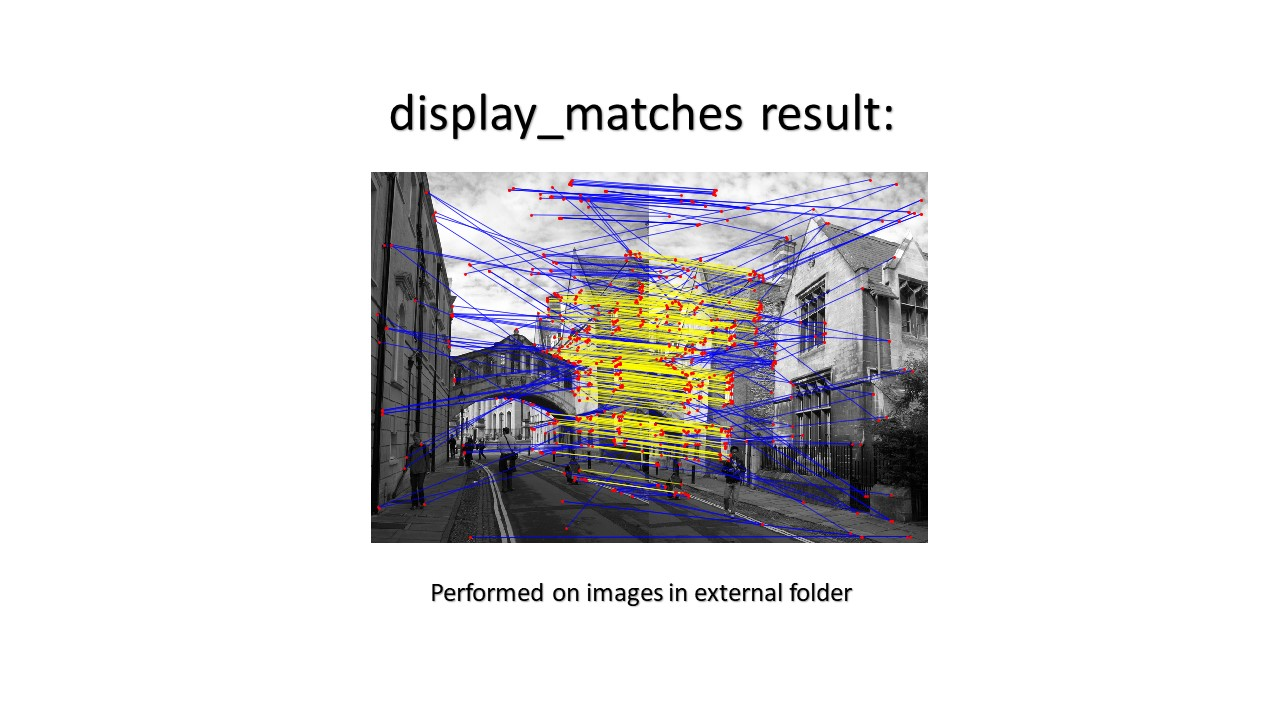
#> input picture display_matches.jpg, 1280 x 720 px; its folder holds only this picture in this run
$ python -i sol4.py   (imports and definitions only)   (older library calls are emulated)
#> lines starting #> are read from the running program, lines starting #| are printed output that depends on the picture; after the words box and inside, x2 and y2 are one past the last pixel; in counts of white or black regions, pixels touching at a corner belong together
### sol4_utils.py
from scipy.signal import convolve2d
import numpy as np
from imageio import imread
from skimage.color import rgb2gray
from scipy import signal
from scipy.ndimage.filters import convolve

GRAYSCALE_REP = 1
RGB_REP = 2
LAST_BIN = 255


# [105 lines left out: functions read_image, int2float, float2int, generate_filter_vec, reduce, build_gaussian_pyramid, not called in this run]


def gaussian_kernel(kernel_size):
    conv_kernel = np.array([1, 1], dtype=np.float64)[:, None]
    conv_kernel = convolve2d(conv_kernel, conv_kernel.T)
    kernel = np.array([1], dtype=np.float64)[:, None]
    for i in range(kernel_size - 1):
        kernel = convolve2d(kernel, conv_kernel, 'full')
    return kernel / kernel.sum()


def blur_spatial(img, kernel_size):
    kernel = gaussian_kernel(kernel_size)
    blur_img = np.zeros_like(img)
    if len(img.shape) == 2:
        blur_img = convolve2d(img, kernel, 'same', 'symm')
    else:
        for i in range(3):
            blur_img[..., i] = convolve2d(img[..., i], kernel, 'same', 'symm')
    return blur_img

### sol4.py
import numpy as np
import os
import matplotlib.pyplot as plt

from scipy.ndimage.filters import convolve
from scipy.ndimage.morphology import generate_binary_structure
from scipy.ndimage.filters import maximum_filter
from scipy.ndimage import label, center_of_mass, map_coordinates
import shutil
from imageio import imwrite

import sol4_utils


def harris_corner_detector(im):
    """
    Detects harris corners.
    Make sure the returned coordinates are x major!!!
    :param im: A 2D array representing an image.
    :return: An array with shape (N,2), where ret[i,:] are the [x,y] coordinates of the ith corner points.
    """

    con_der_vec = np.array([1, 0, -1]).reshape((1, 3))
    I_x = convolve(im, con_der_vec)
    I_y = convolve(im, con_der_vec.T)
    I_x_2 = sol4_utils.blur_spatial(I_x * I_x, 3)
    I_y_2 = sol4_utils.blur_spatial(I_y * I_y, 3)
    I_x_y = sol4_utils.blur_spatial(I_x * I_y, 3)
#> call 3 of blur_spatial, with kernel_size = 3
#> in blur_spatial (call 3), `blur_img = convolve2d(img, kernel, 'same', 'symm')`:
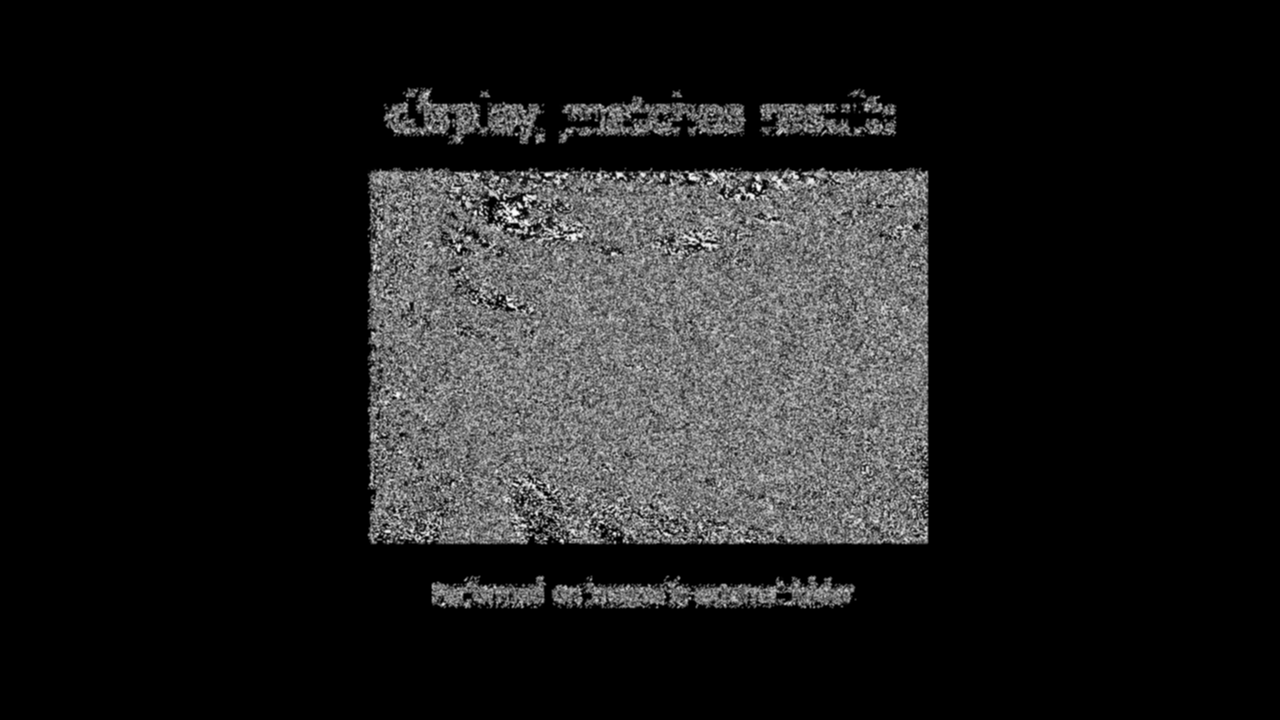
#> blur_img: shape (720, 1280) float64; min 0, max 254.9, mean 29.2
    R_mat = I_x_2 * I_y_2 - I_x_y * I_x_y - 0.04 * np.power(I_x_2 + I_y_2, 2)
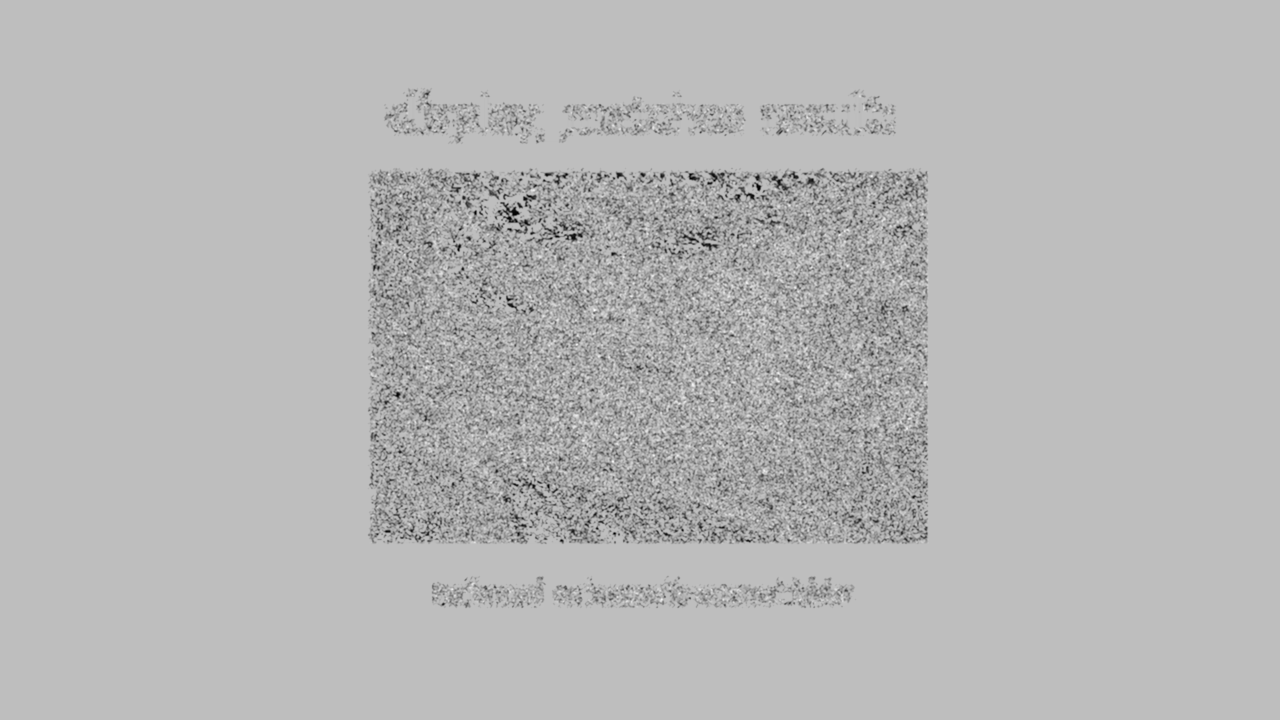
#> R_mat: shape (720, 1280) float64; min -64960.1, max 21826.5, mean -2507.9; drawn with min black and max white
    R_mat = non_maximum_suppression(R_mat)
    return np.argwhere(R_mat.T)


# [303 lines left out: functions sample_descriptor, find_features, match_features, apply_homography, ransac_homography, display_matches and 6 more, not called in this run]


def non_maximum_suppression(image):
  """
  Finds local maximas of an image.
  :param image: A 2D array representing an image.
  :return: A boolean array with the same shape as the input image, where True indicates local maximum.
  """
  # Find local maximas.
  neighborhood = generate_binary_structure(2,2)
  local_max = maximum_filter(image, footprint=neighborhood)==image
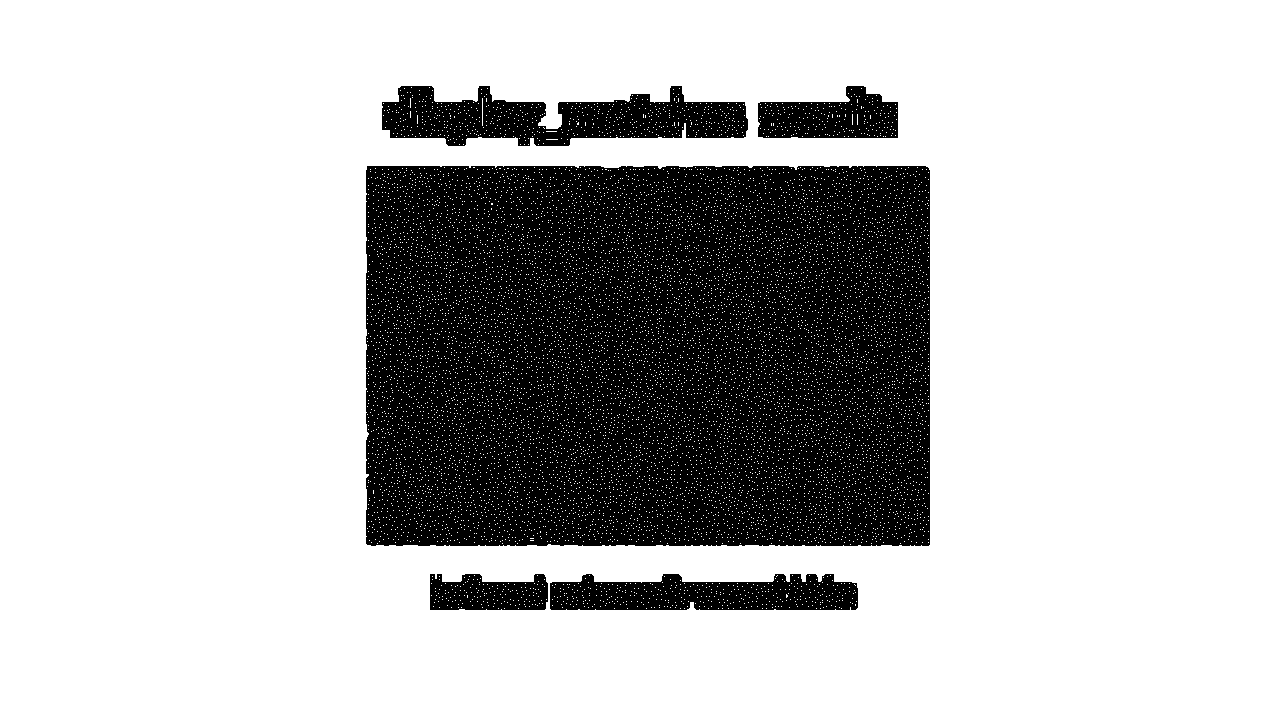
#> local_max: shape (720, 1280) bool; 74.6% white; 5 black regions, box (x1, y1, x2, y2) and area: (366, 166, 930, 546) 203348, (382, 86, 748, 146) 13581, (550, 574, 858, 610) 8758, (758, 86, 898, 138) 5172, (430, 574, 548, 610) 3446
  local_max[image<(image.max()*0.1)] = False
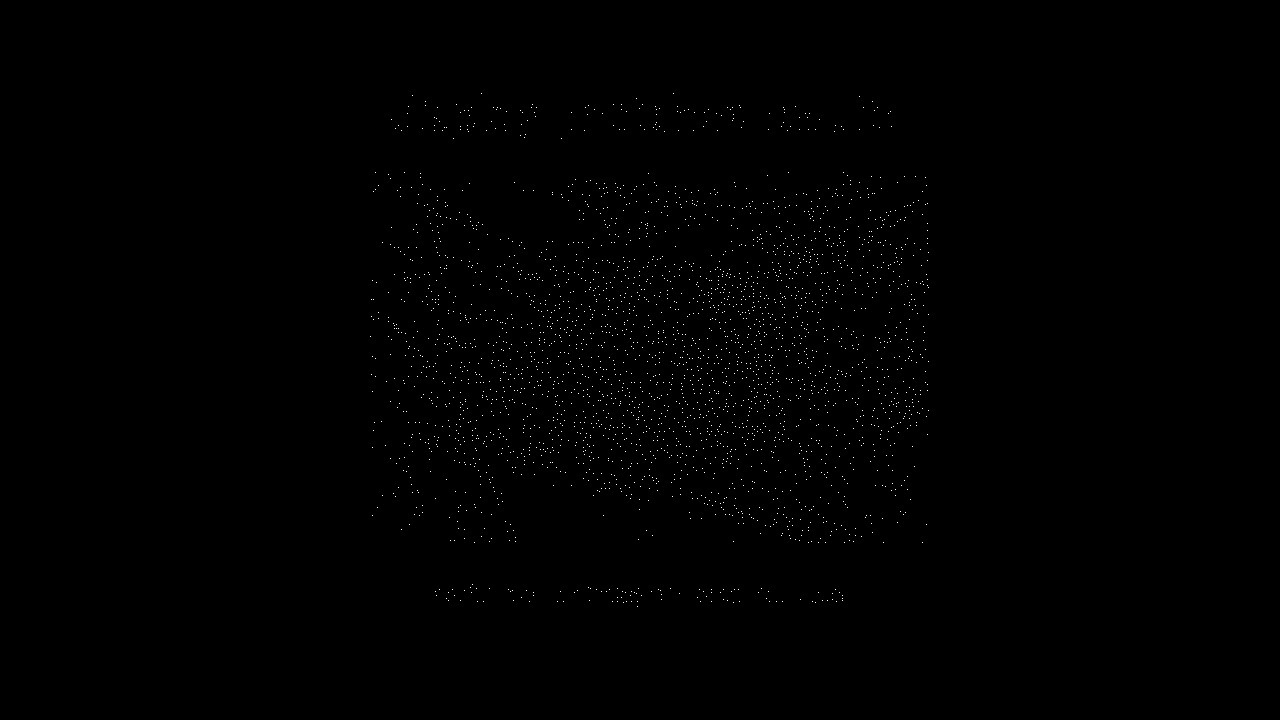
#> local_max: shape (720, 1280) bool; 0.33% white in thin lines or dots, all inside (x1, y1, x2, y2) = (370, 93, 929, 607)

  # Erode areas to single points.
  lbs, num = label(local_max)
#> lbs: shape (720, 1280) int32; 2998 distinct labels, from 0 to 2997
#> num = 2997
  centers = center_of_mass(local_max, lbs, np.arange(num)+1)
#> centers = 2997 pairs, first value 93 to 606, second value 370 to 928
  centers = np.stack(centers).round().astype(np.int)
  ret = np.zeros_like(image, dtype=np.bool)
  ret[centers[:,0], centers[:,1]] = True

  return ret


# [24 lines left out: function spread_out_corners, not called in this run]


class PanoramicVideoGenerator:
  """
  Generates panorama from a set of images.
  """

  # [139 lines left out: functions __init__, align_images, generate_panoramic_images, save_panoramas_to_video, show_panorama, not called in this run]

>>> import cv2
>>> picture = cv2.imread('display_matches.jpg', cv2.IMREAD_GRAYSCALE)
>>> result = harris_corner_detector(picture)
#> result = 2997 pairs, first value 370 to 928, second value 93 to 606
